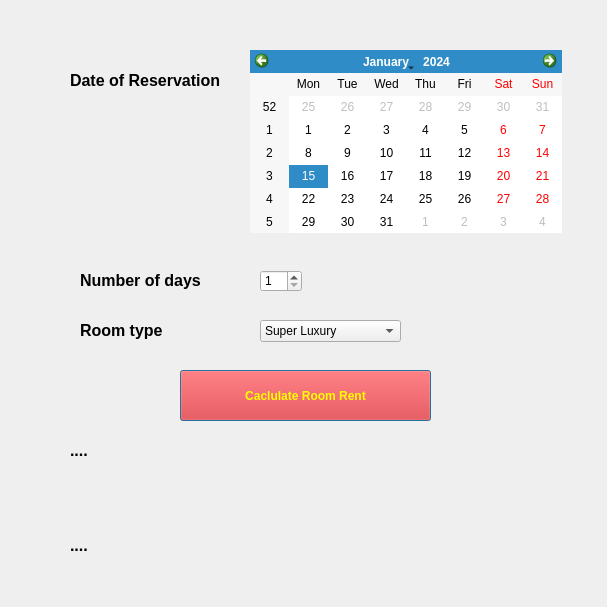
<?xml version="1.0" encoding="UTF-8"?>
<ui version="4.0">
 <class>Dialog</class>
 <widget class="QDialog" name="Dialog">
  <property name="geometry">
   <rect>
    <x>0</x>
    <y>0</y>
    <width>607</width>
    <height>607</height>
   </rect>
  </property>
  <property name="windowTitle">
   <string>Dialog</string>
  </property>
  <widget class="QCalendarWidget" name="calendarWidget">
   <property name="geometry">
    <rect>
     <x>250</x>
     <y>50</y>
     <width>312</width>
     <height>183</height>
    </rect>
   </property>
  </widget>
  <widget class="QSpinBox" name="spinBox">
   <property name="geometry">
    <rect>
     <x>260</x>
     <y>270</y>
     <width>42</width>
     <height>22</height>
    </rect>
   </property>
   <property name="minimum">
    <number>1</number>
   </property>
   <property name="value">
    <number>1</number>
   </property>
  </widget>
  <widget class="QComboBox" name="comboBox">
   <property name="geometry">
    <rect>
     <x>260</x>
     <y>320</y>
     <width>141</width>
     <height>22</height>
    </rect>
   </property>
   <item>
    <property name="text">
     <string>Super Luxury</string>
    </property>
   </item>
   <item>
    <property name="text">
     <string>Suite</string>
    </property>
   </item>
   <item>
    <property name="text">
     <string>Super Deluve</string>
    </property>
   </item>
   <item>
    <property name="text">
     <string>Ordinary</string>
    </property>
   </item>
  </widget>
  <widget class="QPushButton" name="pushButton">
   <property name="geometry">
    <rect>
     <x>180</x>
     <y>370</y>
     <width>251</width>
     <height>51</height>
    </rect>
   </property>
   <property name="styleSheet">
    <string notr="true">background:red; font-weight:bold;color:yellow;</string>
   </property>
   <property name="text">
    <string>Caclulate Room Rent</string>
   </property>
  </widget>
  <widget class="QLabel" name="label">
   <property name="geometry">
    <rect>
     <x>70</x>
     <y>420</y>
     <width>501</width>
     <height>61</height>
    </rect>
   </property>
   <property name="font">
    <font>
     <pointsize>12</pointsize>
     <weight>75</weight>
     <bold>true</bold>
    </font>
   </property>
   <property name="text">
    <string>....</string>
   </property>
  </widget>
  <widget class="QLabel" name="label_2">
   <property name="geometry">
    <rect>
     <x>70</x>
     <y>520</y>
     <width>501</width>
     <height>51</height>
    </rect>
   </property>
   <property name="font">
    <font>
     <pointsize>12</pointsize>
     <weight>75</weight>
     <bold>true</bold>
    </font>
   </property>
   <property name="text">
    <string>....</string>
   </property>
  </widget>
  <widget class="QLabel" name="label_3">
   <property name="geometry">
    <rect>
     <x>70</x>
     <y>70</y>
     <width>151</width>
     <height>21</height>
    </rect>
   </property>
   <property name="font">
    <font>
     <pointsize>12</pointsize>
     <weight>75</weight>
     <bold>true</bold>
    </font>
   </property>
   <property name="text">
    <string>Date of Reservation</string>
   </property>
  </widget>
  <widget class="QLabel" name="label_4">
   <property name="geometry">
    <rect>
     <x>80</x>
     <y>270</y>
     <width>151</width>
     <height>21</height>
    </rect>
   </property>
   <property name="font">
    <font>
     <pointsize>12</pointsize>
     <weight>75</weight>
     <bold>true</bold>
    </font>
   </property>
   <property name="text">
    <string>Number of days</string>
   </property>
  </widget>
  <widget class="QLabel" name="label_5">
   <property name="geometry">
    <rect>
     <x>80</x>
     <y>320</y>
     <width>151</width>
     <height>21</height>
    </rect>
   </property>
   <property name="font">
    <font>
     <pointsize>12</pointsize>
     <weight>75</weight>
     <bold>true</bold>
    </font>
   </property>
   <property name="text">
    <string>Room type</string>
   </property>
  </widget>
 </widget>
 <resources/>
 <connections/>
</ui>
